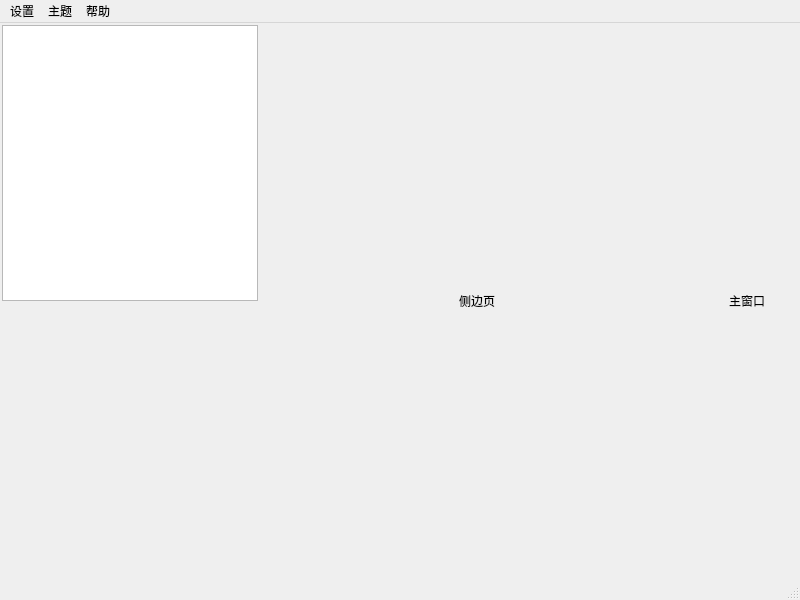
<?xml version="1.0" encoding="UTF-8"?>
<ui version="4.0">
 <class>CentralWidget</class>
 <widget class="QMainWindow" name="CentralWidget">
  <property name="geometry">
   <rect>
    <x>0</x>
    <y>0</y>
    <width>800</width>
    <height>600</height>
   </rect>
  </property>
  <property name="windowTitle">
   <string>Template</string>
  </property>
  <widget class="QWidget" name="centralwidget">
   <layout class="QHBoxLayout" name="horizontalLayout_2">
    <property name="spacing">
     <number>1</number>
    </property>
    <property name="leftMargin">
     <number>1</number>
    </property>
    <property name="topMargin">
     <number>1</number>
    </property>
    <property name="rightMargin">
     <number>1</number>
    </property>
    <property name="bottomMargin">
     <number>1</number>
    </property>
    <item>
     <widget class="QWidget" name="sidewidget" native="true">
      <property name="sizePolicy">
       <sizepolicy hsizetype="Fixed" vsizetype="Expanding">
        <horstretch>0</horstretch>
        <verstretch>0</verstretch>
       </sizepolicy>
      </property>
      <layout class="QVBoxLayout" name="verticalLayout">
       <property name="spacing">
        <number>1</number>
       </property>
       <property name="leftMargin">
        <number>1</number>
       </property>
       <property name="topMargin">
        <number>1</number>
       </property>
       <property name="rightMargin">
        <number>1</number>
       </property>
       <property name="bottomMargin">
        <number>1</number>
       </property>
       <item>
        <widget class="QGraphicsView" name="graphicsView">
         <property name="sizePolicy">
          <sizepolicy hsizetype="Expanding" vsizetype="Expanding">
           <horstretch>0</horstretch>
           <verstretch>0</verstretch>
          </sizepolicy>
         </property>
         <property name="alignment">
          <set>Qt::AlignLeading|Qt::AlignLeft|Qt::AlignTop</set>
         </property>
        </widget>
       </item>
       <item>
        <spacer name="verticalSpacer">
         <property name="orientation">
          <enum>Qt::Vertical</enum>
         </property>
         <property name="sizeHint" stdset="0">
          <size>
           <width>20</width>
           <height>40</height>
          </size>
         </property>
        </spacer>
       </item>
      </layout>
     </widget>
    </item>
    <item>
     <widget class="QSplitter" name="splitter_2">
      <property name="orientation">
       <enum>Qt::Horizontal</enum>
      </property>
      <property name="handleWidth">
       <number>1</number>
      </property>
      <property name="childrenCollapsible">
       <bool>false</bool>
      </property>
      <widget class="QLabel" name="labelSide">
       <property name="sizePolicy">
        <sizepolicy hsizetype="Expanding" vsizetype="Preferred">
         <horstretch>0</horstretch>
         <verstretch>0</verstretch>
        </sizepolicy>
       </property>
       <property name="minimumSize">
        <size>
         <width>150</width>
         <height>0</height>
        </size>
       </property>
       <property name="text">
        <string>侧边页</string>
       </property>
       <property name="alignment">
        <set>Qt::AlignCenter</set>
       </property>
      </widget>
      <widget class="QSplitter" name="splitter">
       <property name="orientation">
        <enum>Qt::Vertical</enum>
       </property>
       <property name="handleWidth">
        <number>1</number>
       </property>
       <widget class="QWidget" name="horizontalLayoutWidget">
        <layout class="QHBoxLayout" name="horizontalLayout">
         <property name="spacing">
          <number>1</number>
         </property>
         <item>
          <widget class="QLabel" name="label">
           <property name="text">
            <string>主窗口</string>
           </property>
           <property name="alignment">
            <set>Qt::AlignCenter</set>
           </property>
          </widget>
         </item>
        </layout>
       </widget>
      </widget>
     </widget>
    </item>
   </layout>
  </widget>
  <widget class="QMenuBar" name="menuBar">
   <property name="geometry">
    <rect>
     <x>0</x>
     <y>0</y>
     <width>800</width>
     <height>30</height>
    </rect>
   </property>
   <widget class="QMenu" name="menuOptions">
    <property name="title">
     <string>设置</string>
    </property>
    <addaction name="actionroop"/>
   </widget>
   <widget class="QMenu" name="menuTheme">
    <property name="title">
     <string>主题</string>
    </property>
    <addaction name="lightThemeAction"/>
    <addaction name="darkThemeAction"/>
    <addaction name="separator"/>
    <addaction name="themeColorAction"/>
   </widget>
   <widget class="QMenu" name="menuHelp">
    <property name="title">
     <string>帮助</string>
    </property>
    <addaction name="actionhelp"/>
    <addaction name="actionabout"/>
   </widget>
   <addaction name="menuOptions"/>
   <addaction name="menuTheme"/>
   <addaction name="menuHelp"/>
  </widget>
  <widget class="QStatusBar" name="statusBar"/>
  <action name="actionroop">
   <property name="text">
    <string>设置</string>
   </property>
  </action>
  <action name="actionhelp">
   <property name="text">
    <string>帮助</string>
   </property>
  </action>
  <action name="actionabout">
   <property name="text">
    <string>关于</string>
   </property>
  </action>
  <action name="lightThemeAction">
   <property name="text">
    <string>明亮</string>
   </property>
  </action>
  <action name="darkThemeAction">
   <property name="text">
    <string>暗黑</string>
   </property>
  </action>
  <action name="themeColorAction">
   <property name="text">
    <string>主题颜色</string>
   </property>
  </action>
 </widget>
 <resources/>
 <connections/>
</ui>
